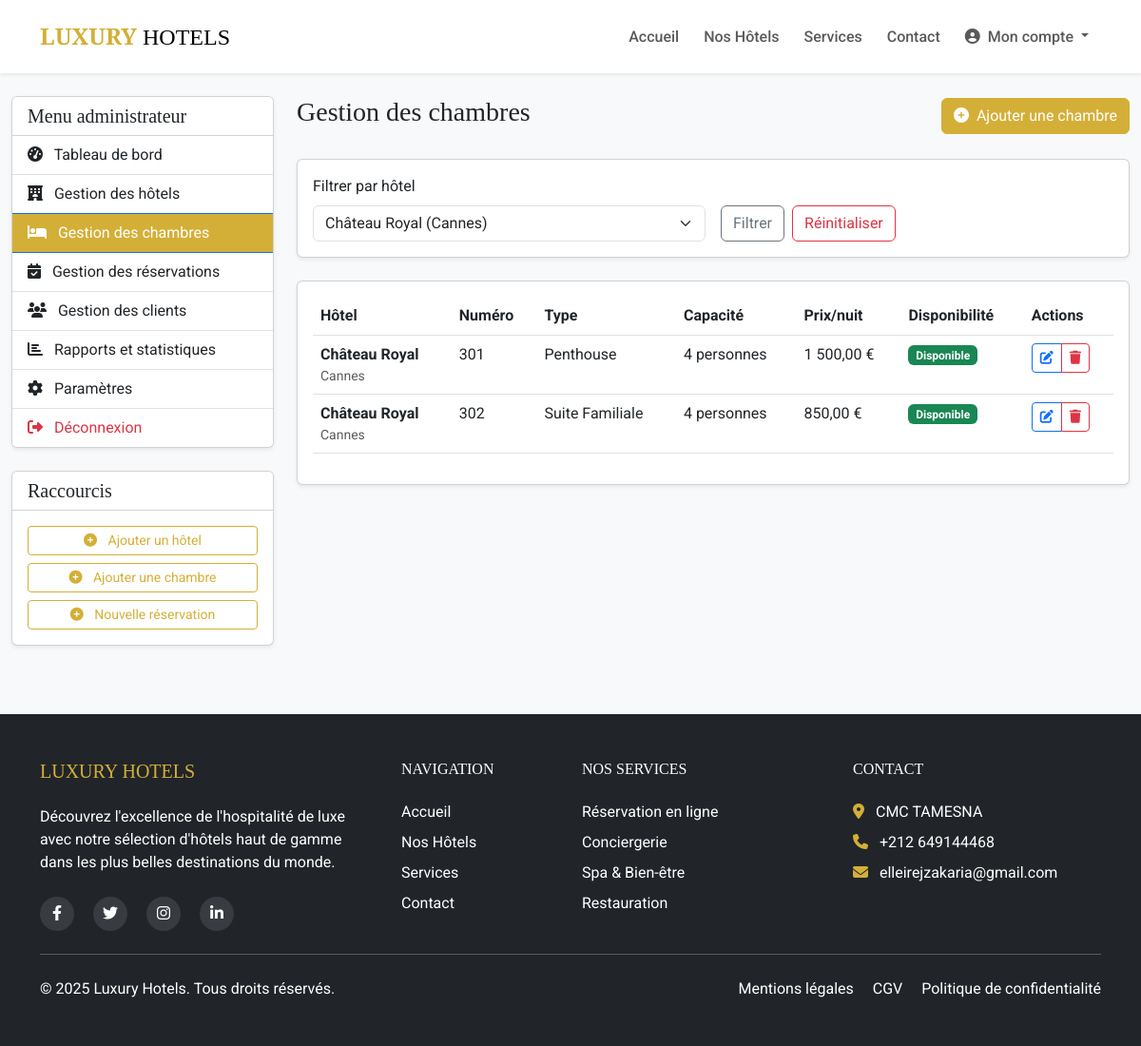
The app's page /dashboard/admin/chambres.php?hotel_id=3 (signed in) with its own data.
### tables this page shows
CREATE TABLE IF NOT EXISTS chambres (
    id INT AUTO_INCREMENT PRIMARY KEY,
    hotel_id INT NOT NULL,
    numero VARCHAR(20) NOT NULL,
    type VARCHAR(50) NOT NULL,
    description TEXT,
    prix_nuit DECIMAL(10,2) NOT NULL,
    capacite INT NOT NULL,
    disponible BOOLEAN DEFAULT TRUE,
    image VARCHAR(255),
    FOREIGN KEY (hotel_id) REFERENCES hotels(id) ON DELETE CASCADE
);

CREATE TABLE IF NOT EXISTS hotels (
    id INT AUTO_INCREMENT PRIMARY KEY,
    nom VARCHAR(100) NOT NULL,
    adresse TEXT NOT NULL,
    ville VARCHAR(100) NOT NULL,
    pays VARCHAR(100) NOT NULL,
    description TEXT,
    etoiles INT NOT NULL,
    image_principale VARCHAR(255),
    coordonnees_gps VARCHAR(100),
    date_creation DATETIME DEFAULT CURRENT_TIMESTAMP
);

### includes/db.php (called while the page is built, shortened)
<?php
function connectDB() {
    $conn = new mysqli(DB_HOST, DB_USER, DB_PASS, DB_NAME);
    $conn->set_charset("utf8");
    return $conn;
}
function executeQuery($sql, $types = null, $params = []) {
    $conn = connectDB();
    $stmt = $conn->prepare($sql);
    if ($types && $params) {
        $stmt->bind_param($types, ...$params);
    }
    $stmt->execute();
    $result = $stmt->get_result();
    return $result;
}
function fetchAll($sql, $types = null, $params = []) {
    $result = executeQuery($sql, $types, $params);
    return $result->fetch_all(MYSQLI_ASSOC);
}
?>

### dashboard/admin/chambres.php (the view, shortened to what this page needs)
<?php
require_once '../../includes/db.php';
$hotel_id = isset($_GET['hotel_id']) ? intval($_GET['hotel_id']) : 0;
$hotels = fetchAll("SELECT id, nom, ville FROM hotels ORDER BY nom ASC");
$sql = "SELECT c.*, h.nom as hotel_nom, h.ville as hotel_ville
       FROM chambres c
       JOIN hotels h ON c.hotel_id = h.id";
$params = [];
$types = "";
if ($hotel_id > 0) {
    $sql .= " WHERE c.hotel_id = ?";
    $params[] = $hotel_id;
    $types = "i";
}
$sql .= " ORDER BY h.nom ASC, c.numero ASC";
$chambres = fetchAll($sql, $types, $params);
include '../includes/header.php';
?>
<div class="container-fluid py-4">
    <div class="row">
        <div class="col-lg-3">
            <?php include '../includes/admin_sidebar.php'; ?>
        </div>
        <div class="col-lg-9">
            <div class="d-flex justify-content-between align-items-center mb-4">
                <h1 class="h3">Gestion des chambres</h1>
                <a href="ajouter_chambre.php" class="btn btn-gold"><i class="fas fa-plus-circle me-2"></i>Ajouter une chambre</a>
            </div>
            <div class="card shadow-sm mb-4">
                <div class="card-body">
                    <form method="GET" action="" class="row g-3">
                        <div class="col-md-6">
                            <label for="hotel_id" class="form-label">Filtrer par hôtel</label>
                            <select class="form-select" id="hotel_id" name="hotel_id">
                                <?php foreach ($hotels as $hotel) : ?>
                                    <option value="<?php echo $hotel['id']; ?>" <?php echo ($hotel_id == $hotel['id']) ? 'selected' : ''; ?>>
                                        <?php echo htmlspecialchars($hotel['nom'] . ' (' . $hotel['ville'] . ')'); ?>
                                    </option>
                                <?php endforeach; ?>
                            </select>
                        </div>
                        <div class="col-md-6 d-flex align-items-end">
                            <button type="submit" class="btn btn-outline-secondary">Filtrer</button>
                            <?php if ($hotel_id > 0) : ?>
                                <a href="chambres.php" class="btn btn-outline-danger ms-2">Réinitialiser</a>
                            <?php endif; ?>
                        </div>
                    </form>
                </div>
            </div>
            <div class="card shadow-sm">
                <div class="card-body">
                    <?php if (empty($chambres)) : ?>
                        <p class="text-center text-muted my-4">Aucune chambre trouvée.</p>
                    <?php else : ?>
                        <div class="table-responsive">
                            <table class="table table-hover">
                                <thead>
                                    <tr>
                                        <th>Hôtel</th>
                                        <th>Numéro</th>
                                        <th>Type</th>
                                        <th>Capacité</th>
                                        <th>Prix/nuit</th>
                                        <th>Disponibilité</th>
                                        <th>Actions</th>
                                    </tr>
                                </thead>
                                <tbody>
                                    <?php foreach ($chambres as $chambre) : ?>
                                        <tr>
                                            <td>
                                                <div class="fw-bold"><?php echo htmlspecialchars($chambre['hotel_nom']); ?></div>
                                                <div class="small text-muted"><?php echo htmlspecialchars($chambre['hotel_ville']); ?></div>
                                            </td>
                                            <td><?php echo htmlspecialchars($chambre['numero']); ?></td>
                                            <td><?php echo htmlspecialchars($chambre['type']); ?></td>
                                            <td><?php echo $chambre['capacite']; ?> personne<?php echo $chambre['capacite'] > 1 ? 's' : ''; ?></td>
                                            <td><?php echo number_format($chambre['prix_nuit'], 2, ',', ' '); ?> €</td>
                                            <td>
                                                <?php if ($chambre['disponible']) : ?>
                                                    <span class="badge bg-success">Disponible</span>
                                                <?php else : ?>
                                                    <span class="badge bg-danger">Indisponible</span>
                                                <?php endif; ?>
                                            </td>
                                            <td>
                                                <div class="btn-group">
                                                    <a href="modifier_chambre.php?id=<?php echo $chambre['id']; ?>" class="btn btn-sm btn-outline-primary">
                                                        <i class="fas fa-edit"></i>
                                                    </a>
                                                    <a href="chambres.php?action=delete&id=<?php echo $chambre['id']; ?>" class="btn btn-sm btn-outline-danger" onclick="return confirm('Êtes-vous sûr de vouloir supprimer cette chambre ?')">
                                                        <i class="fas fa-trash"></i>
                                                    </a>
                                                </div>
                                            </td>
                                        </tr>
                                    <?php endforeach; ?>
                                </tbody>
                            </table>
                        </div>
                    <?php endif; ?>
                </div>
            </div>
        </div>
    </div>
</div>
<?php include '../../includes/footer.php'; ?>

### assets/css/style.css (style rules this page uses)
:root { --gold: #D4AF37; --gold-light: #E5C76B; --gold-dark: #B69121; --dark: #212529; --light: #F8F9FA; --transition: all 0.3s ease; }
body { font-family: 'Roboto', sans-serif; color: var(--dark); background-color: var(--light); }
h1, h2, h3, h4, h5, h6 { font-family: 'Playfair Display', serif; }
.btn-gold { background-color: var(--gold); border-color: var(--gold); color: white; transition: var(--transition); }

### records on screen
chambres: hotel.nom "Château Royal", hotel.ville "Cannes", numero "301", type "Penthouse", capacite "4", prix_nuit "1 500,00", disponible "Disponible"
chambres: hotel.nom "Château Royal", hotel.ville "Cannes", numero "302", type "Suite Familiale", capacite "4", prix_nuit "850,00", disponible "Disponible"

### other values on screen
form field hotel_id "Château Royal (Cannes)"
